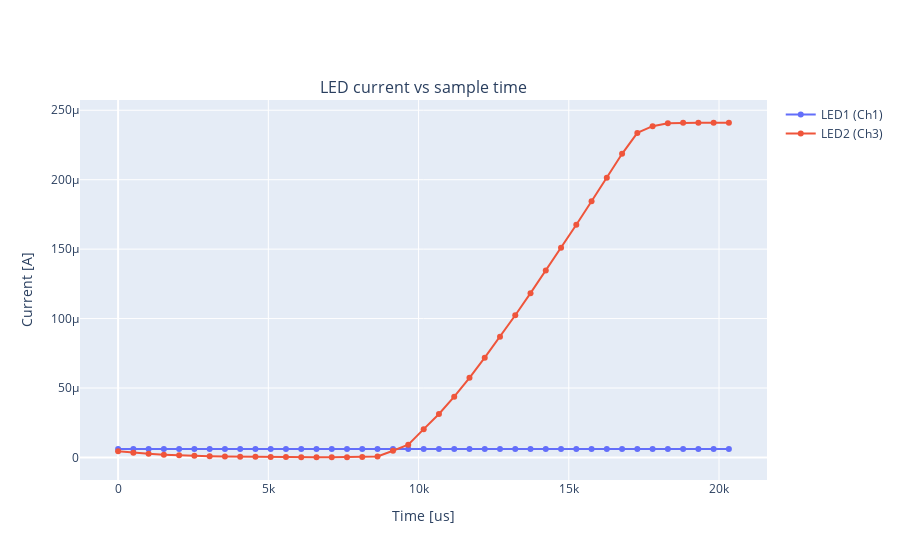

This figure's notebook cell:
### Code cell
fig = make_subplots(rows=1, cols=1,  subplot_titles=("LED current vs sample time", "LED current vs voltage"))
fig.add_trace(go.Scatter(x=sample_times, y=currents_LED1,
                    mode='lines+markers',
                    name='LED1 (Ch1)'), row=1, col=1)
fig.add_trace(go.Scatter(x=sample_times, y=currents_LED2,
                    mode='lines+markers',
                    name='LED2 (Ch3)'), row=1, col=1)

fig.update_xaxes(title_text="Time [us]", row=1, col=1)
fig.update_yaxes(title_text="Current [A]", row=1, col=1)
fig
#uncomment in pure python script:
#fig.show()

### Figure 1 — Plotly figure (JSON) as saved in the notebook; plotly's stock layout.template omitted (floating-point values rounded to 4 significant figures)
{"data": [{"mode": "lines+markers", "name": "LED1 (Ch1)", "type": "scatter", "x": [0, 507.9, 1016.0, 1524.0, 2032.0, 2540.0, 3047.0, 3555.0, 4063.0, 4571.0, 5079, 5587.0, 6095.0, 6603.0, 7111.0, 7618.0, 8126.0, 8634.0, 9149.0, 9657.0, 10170.0, 10680.0, 11187, 11690.0, 12200.0, 12710.0, 13220.0, 13730.0, 14230.0, 14740.0, 15250.0, 15760.0, 16266, 16770.0, 17280.0, 17790.0, 18300.0, 18810.0, 19310.0, 19820.0, 20330.0], "xaxis": "x", "y": [6.064e-06, 6.064e-06, 6.065e-06, 6.064e-06, 6.064e-06, 6.065e-06, 6.064e-06, 6.064e-06, 6.065e-06, 6.064e-06, 6.064e-06, 6.065e-06, 6.064e-06, 6.064e-06, 6.064e-06, 6.064e-06, 6.064e-06, 6.064e-06, 6.064e-06, 6.064e-06, 6.064e-06, 6.064e-06, 6.064e-06, 6.064e-06, 6.065e-06, 6.064e-06, 6.064e-06, 6.064e-06, 6.064e-06, 6.065e-06, 6.064e-06, 6.064e-06, 6.064e-06, 6.064e-06, 6.064e-06, 6.064e-06, 6.064e-06, 6.064e-06, 6.064e-06, 6.064e-06, 6.064e-06], "yaxis": "y"}, {"mode": "lines+markers", "name": "LED2 (Ch3)", "type": "scatter", "x": [0, 507.9, 1016.0, 1524.0, 2032.0, 2540.0, 3047.0, 3555.0, 4063.0, 4571.0, 5079, 5587.0, 6095.0, 6603.0, 7111.0, 7618.0, 8126.0, 8634.0, 9149.0, 9657.0, 10170.0, 10680.0, 11187, 11690.0, 12200.0, 12710.0, 13220.0, 13730.0, 14230.0, 14740.0, 15250.0, 15760.0, 16266, 16770.0, 17280.0, 17790.0, 18300.0, 18810.0, 19310.0, 19820.0, 20330.0], "xaxis": "x", "y": [4.446e-06, 3.407e-06, 2.625e-06, 2.028e-06, 1.568e-06, 1.216e-06, 9.441e-07, 7.355e-07, 5.749e-07, 4.498e-07, 3.545e-07, 2.822e-07, 2.278e-07, 1.898e-07, 1.732e-07, 2.006e-07, 3.396e-07, 7.734e-07, 4.896e-06, 9.166e-06, 2.041e-05, 3.131e-05, 4.379e-05, 5.74e-05, 7.188e-05, 8.687e-05, 0.0001024, 0.0001183, 0.0001345, 0.000151, 0.0001676, 0.0001845, 0.0002015, 0.0002186, 0.0002337, 0.0002385, 0.0002407, 0.000241, 0.000241, 0.000241, 0.000241], "yaxis": "y"}], "layout": {"annotations": [{"font": {"size": 16}, "showarrow": false, "text": "LED current vs sample time", "x": 0.5, "xanchor": "center", "xref": "paper", "y": 1, "yanchor": "bottom", "yref": "paper"}], "autosize": true, "xaxis": {"anchor": "y", "autorange": true, "domain": [0, 1], "range": [-1238.0, 21570.0], "title": {"text": "Time [us]"}, "type": "linear"}, "yaxis": {"anchor": "x", "autorange": true, "domain": [0, 1], "range": [-1.97e-05, 0.0002609], "title": {"text": "Current [A]"}, "type": "linear"}}}
